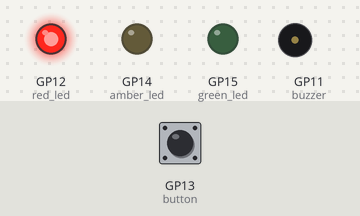
Recording of a program running on a simulated Raspberry Pi Pico running CircuitPython. Parts: output pins drawn as LEDs (lit = HIGH), buzzer (waves = sounding). Inputs (shaded band) come from the test bench; at power-on: GP13 (button) LOW.

Above: at 1.2 s.
1.3 s: GP13 (button) pulled HIGH for 0.15 s
At 7.7 s:
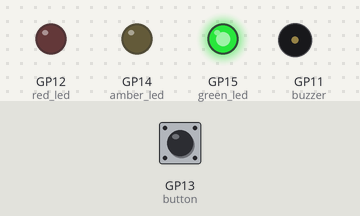
At 25.2 s:
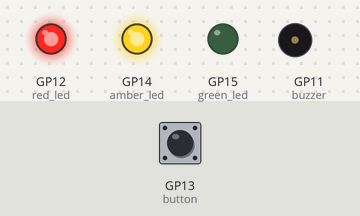
Timing chart, 0 to 27.2 s (numbered marks = the images above; inputs shaded):
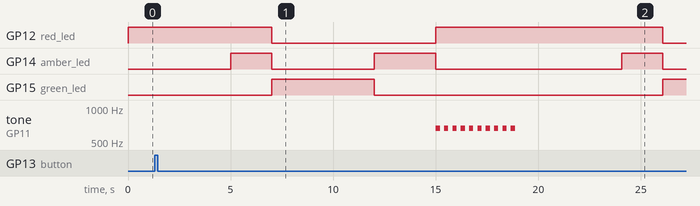

Measured:
- after the input at 1.3 s, tone on GP11 (buzzer): alternates 660 Hz for 0.20 s and silent for 0.20 s, 20 changes in all, then stays silent, starting after 13.7 s

The program:

built_in_led_on.py
```python
"""
Button and LED example for Pico. Turns on LED when button is pressed.

REQUIRED HARDWARE:
* Button switch on pin GP13.
* LED on pin GP14.
"""
import time
import board
import digitalio
import pwmio

amber_led = digitalio.DigitalInOut(board.GP14)
amber_led.direction = digitalio.Direction.OUTPUT
green_led = digitalio.DigitalInOut(board.GP15)
green_led.direction = digitalio.Direction.OUTPUT
red_led = digitalio.DigitalInOut(board.GP12)
red_led.direction = digitalio.Direction.OUTPUT

button = digitalio.DigitalInOut(board.GP13)
button.switch_to_input(pull=digitalio.Pull.DOWN)

buzzer = pwmio.PWMOut(board.GP11, frequency=660, duty_cycle=0, variable_frequency=True)

button_pressed = False

def waiting_for_button(duration):
    global button_pressed  # pylint: disable=global-statement
    end = time.monotonic() + duration
    while time.monotonic() < end:
        if button.value:
            button_pressed = True

while True:
    if button_pressed:
        red_led.value = True
        for _ in range(10):
            buzzer.duty_cycle = 2 ** 15
            waiting_for_button(0.2)
            buzzer.duty_cycle = 0
            waiting_for_button(0.2)
        button_pressed = False
    red_led.value = True
    waiting_for_button(5)
    amber_led.value = True
    waiting_for_button(2)
    red_led.value = False
    amber_led.value = False
    green_led.value = True
    waiting_for_button(5)
    green_led.value = False
    amber_led.value = True
    waiting_for_button(3)
    amber_led.value = False
```
